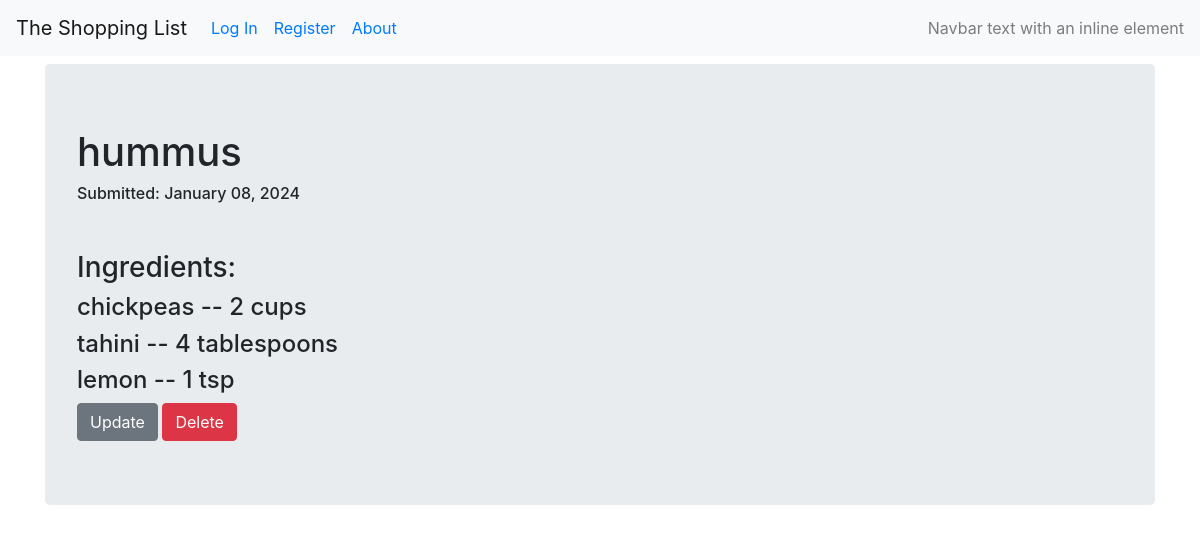
/recipes/9, run on an earlier commit of the app's database.
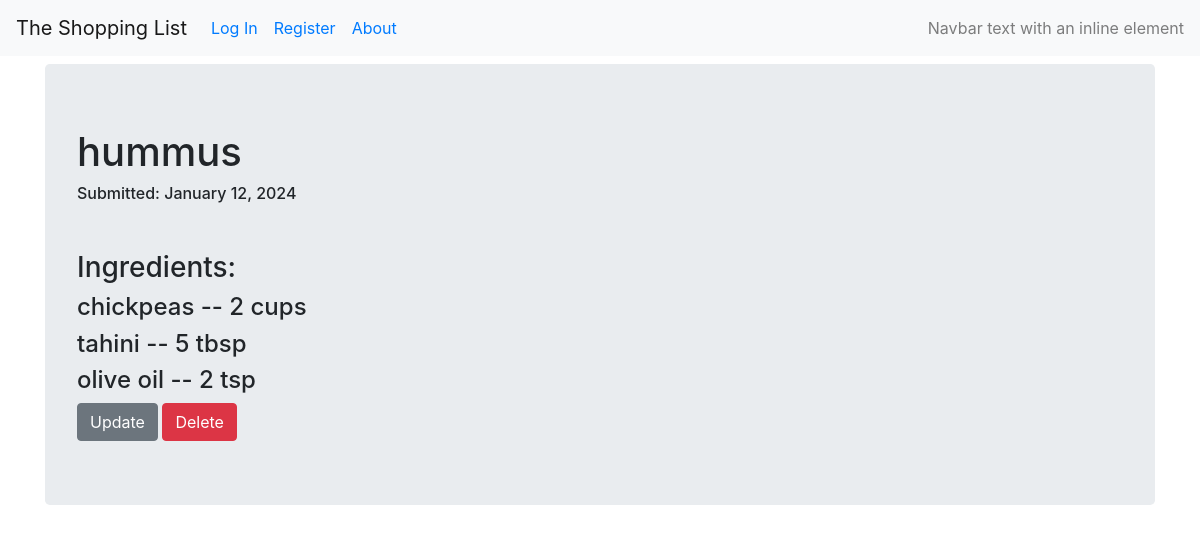
And on a later commit of the database.
### crud_recipe/models.py (models this page shows, shortened)
@dataclass
class Recipe(db.Model):
    __tablename__ = 'recipes'
    id = db.Column(db.Integer(), primary_key=True)
    name = db.Column(db.String(100))
    user_id = db.Column(db.Integer, db.ForeignKey('users.id'))
    date = db.Column(db.DateTime, nullable=False, default=datetime.utcnow)

@dataclass
class RecipeToIngredient(db.Model):
    __tablename__ = 'recipe_to_ingredient'
    recipe_id = db.Column(db.Integer, db.ForeignKey('recipes.id'), primary_key=True)
    ingredient_id = db.Column(db.Integer, db.ForeignKey('ingredients.id'), primary_key=True)
    ingredient_quantity = db.Column(db.Integer)
    ingredient_measurement = db.Column(db.String(50))

@dataclass
class Ingredient(db.Model):
    __tablename__ = 'ingredients'
    id = db.Column(db.Integer, primary_key=True)
    name = db.Column(db.String(100), nullable=False)     ## are any validators/conditionals required here or are none needed?

### crud_recipe/recipes/views.py (the view)
@recipe_views.route('/<int:recipe_id>')
def recipe_view(recipe_id):
    recipe = Recipe.query.get_or_404(recipe_id)
    recipe_ingredients_query = (
                        db.session.query(Ingredient.name, RecipeToIngredient.ingredient_quantity, RecipeToIngredient.ingredient_measurement)
                        .join(Ingredient, RecipeToIngredient.ingredient_id == Ingredient.id)
                        .where(RecipeToIngredient.recipe_id == recipe.id)
                        )
    recipe_ingredients = recipe_ingredients_query.all()
    return render_template('recipe.html', recipe_name=recipe.name,
                            submit_date=recipe.date, recipe=recipe, recipe_ingredients=recipe_ingredients)

### crud_recipe/templates/recipe.html (shortened to what this page needs)
{% extends "base.html" %}
{% block content %}
<div class="jumbotron">
  <h1>{{ recipe_name }}</h1>
  <h6>Submitted: {{ recipe.date.strftime('%B %d, %Y') }}</h6>
<p>
  <br>
</p>
<div>
  <h3>Ingredients:</h3>
</div>
<div>
  {% for ingredient in recipe_ingredients %}
  <div>
  <h4>{{ ingredient[0] }} -- {{ ingredient[1] }} {{ ingredient[2] }}</h4>
  </div>
  {% endfor %}
</div>
<div>
  <a class="btn btn-secondary" href="{{ url_for('recipes.update', recipe_id=recipe.id) }}">Update</a>
  <button type="button" class="btn btn-danger" data-toggle="modal" data-target="#del_modal" href="{{ url_for('recipes.delete_recipe', recipe_id=recipe.id) }}">Delete</button>
</div>
{% endblock content %}

What changed in the data, as far as the page shows it:
changed Recipe "hummus": date "January 08, 2024" → "January 12, 2024"
changed RecipeToIngredient "tahini": ingredient_quantity "4" → "5"; ingredient_measurement "tablespoons" → "tbsp"
changed RecipeToIngredient "tsp": name "lemon" → "olive oil"; ingredient_quantity "1" → "2"
